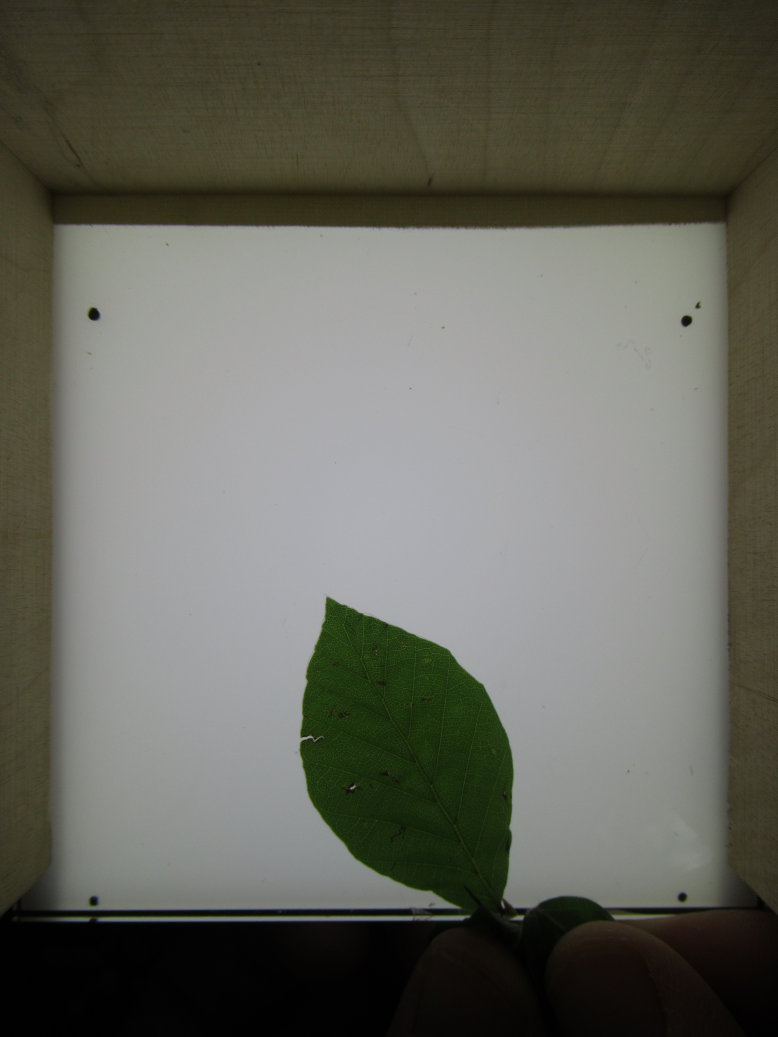
#> input picture images/IMG_0990.JPG, 3888 x 5184 px (shown at 1/5 size); its folder holds only this picture in this run
$ jupyter execute leaf_segmentation_app.ipynb
#> lines starting #> are read from the running program, lines starting #| are printed output that depends on the picture; after the words box and inside, x2 and y2 are one past the last pixel; in counts of white or black regions, pixels touching at a corner belong together
# leaf_segmentation_app

The goal of this app is to approximate the damaged area of a leaf.

**Input**:
- images

**Output**:
- leaf area (cm)
- damaged area (cm)
- percentage of damaged area (%)

### Data collection:
Images of the leafs are always taken:
- on a white sheet (easy segmentation)
- always from the same distance (consistent conversion from pixel to cm)
- different light conditions (could skew the image processing)

### Image processing:
- identify black points
- cut the image according to the points
- segment the leaf
- compute the leaf area in pixels
- process the image to clearly identify the damaged regions of the leaf
- compute the amount of pixels for the damaged area
- convert the areas to cm, according to the argument "conversion_rate"
- compute percentage damaged area -> if the leaf has a smaller area, this can still be used for estimating the loss in health of the leaf.

### Resources
- [contours with OpenCV](https://docs.opencv.org/4.x/d3/d05/tutorial_py_table_of_contents_contours.html)

### 1. Setup
- import patcher (for generating .py)
- import libraries
- import images
- plot sample image

[cell 1]
# Import libraries

import matplotlib.pyplot as plt
import cv2
import os
import numpy as np

[cell 2]
# Import images

wd = os.getcwd()

# Gets the file names in the image folder
def get_image_files(folder_path, valid_extensions=("jpg", "jpeg", "png")):
    return [os.path.join(folder_path, file) for file in os.listdir(folder_path) if file.lower().endswith(valid_extensions)]

# Set folder name
folder_path = "images"

# Read image file names and import images
image_files = get_image_files(folder_path)
images = [cv2.imread(image_path) for image_path in image_files]
#> images = 1 item

[cell 3]
# Plot a sample image

sample_index = 0
sample_image = images[sample_index]
#> sample_image is the input picture: shape (5184, 3888, 3); mean B, G, R 92.1, 101.6, 101.1

# Convert the sample image from BGR to RGB format
sample_image_rgb = cv2.cvtColor(sample_image, cv2.COLOR_BGR2RGB)

# Plot the sample image
plt.figure(figsize=(8, 8))
plt.imshow(sample_image_rgb)
plt.axis('off')
plt.show()

### 2. Convert to gray according to threshold
- set threshold
- convert to gray
- apply threshold (used later for identifying contours)
- plot sample image

[cell 4]
# Set threshold

gray_threshold = 70 # todo: set parameter in streamlit

[cell 5]
# Convert image to gray

gray_img = cv2.cvtColor(sample_image, cv2.COLOR_BGR2GRAY)
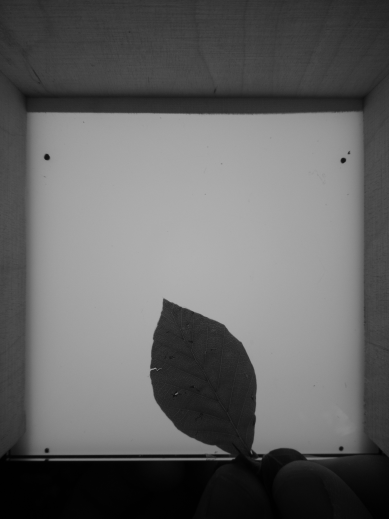
#> gray_img: shape (5184, 3888) (shown at 1/10 size); min 0, max 198, mean 100.4

[cell 6]
# |export

# Apply threshold
_, thresholded_img = cv2.threshold(gray_img, gray_threshold, 255, cv2.THRESH_BINARY_INV)
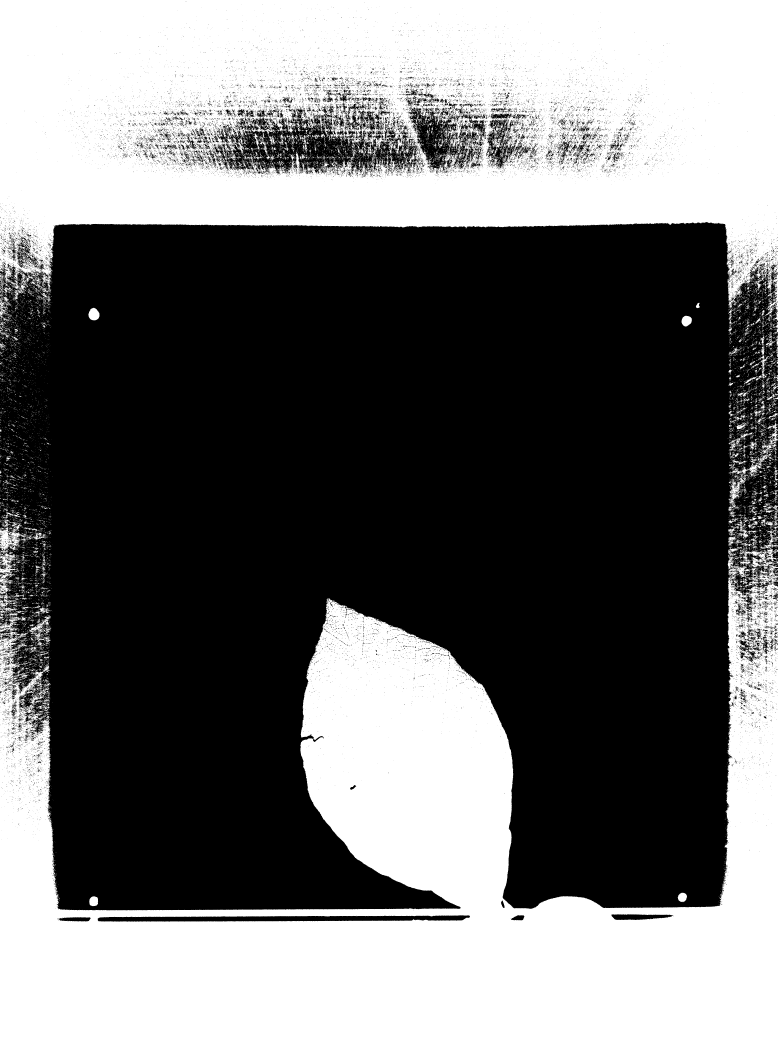
#> thresholded_img: shape (5184, 3888) (shown at 1/5 size); 42.6% white; 16126 white regions (14954 under 20 px), largest, box (x1, y1, x2, y2) and area: (0, 2733, 3888, 5184) 4277906, (0, 0, 3888, 1577) 4099265, (0, 2635, 102, 2769) 7293

[cell 7]
# Plot sample thresholded image

plt.figure(figsize=(8, 8))
plt.imshow(thresholded_img, cmap='gray')
plt.axis('off')
plt.show()

### 3. Identify contours
- compute contours (according to previously set threshold)

[cell 8]
# Find contours on thresholded images

all_contours = []
contour_images = []

for image in images:
    # Convert image to gray
    gray_img = cv2.cvtColor(image, cv2.COLOR_BGR2GRAY)

    # Apply threshold
    _, thresholded_img = cv2.threshold(gray_img, gray_threshold, 255, cv2.THRESH_BINARY_INV)

    # Find contours on thresholded image
    contours, _ = cv2.findContours(thresholded_img, cv2.RETR_EXTERNAL, cv2.CHAIN_APPROX_SIMPLE)

    # Add the contours to the list
    all_contours.append(contours)
#> this loop made 1 pass
#> after the loop, all_contours = 1 item

# Check the number of contours found for each image
for i, contours in enumerate(all_contours):
    print(f"Image {i}: {len(contours)} contours")

### 4. Draw contours on images
- Set min and max area threshold for the points.
- Filter the contours list according to the min/max thresholds.
- Plot a sample image to take a closer look.

[cell 9]
# |export

# Define minimum and maximum area thresholds

min_area = 1000
max_area = 3000

[cell 10]
# |export

filtered_contour_images = []

for img, contours in zip(images, all_contours):
    # Filter the contours according to the min/max thresholds
    filtered_contours = [cnt for cnt in contours if min_area <= cv2.contourArea(cnt) <= max_area]

    # Draw the rectangular contours on the original image
    filtered_contour_image = img.copy()
    cv2.drawContours(filtered_contour_image, filtered_contours, -1, (0, 255, 0), 2)

    # Convert the filtered contour image to RGB format for displaying using matplotlib
    filtered_contour_image_rgb = cv2.cvtColor(filtered_contour_image, cv2.COLOR_BGR2RGB)

    # Append the filtered contour image to the list
    filtered_contour_images.append(filtered_contour_image_rgb)
#> after the loop, filtered_contour_images = 1 item

[cell 11]
# |export

# Display a sample filtered contoured image

sample_index = 0
sample_filtered_contoured_image = filtered_contour_images[sample_index]

plt.figure(figsize=(10, 10))
plt.imshow(sample_filtered_contoured_image)
plt.axis('off')
plt.show()

[cell 12]
# |export

# todo: select only four of the contours! Use the expected length of the bounding box as parameter.
# todo: question, do the pixels change when the image size is different? A different cropping of the image would then not influence the leaf area.

# Get the bounding box of the contours
def get_final_bounding_box(filtered_contours):
    x_coords = []
    y_coords = []

    for cnt in filtered_contours:
        x, y, _, _ = cv2.boundingRect(cnt)
        x_coords.append(x)
        y_coords.append(y)

    x_min, x_max = min(x_coords), max(x_coords)
    y_min, y_max = min(y_coords), max(y_coords)

    return x_min, y_min, x_max, y_max

# Function to crop the image according to the bounding box
def crop_image(image, bbox):
    x_min, y_min, x_max, y_max = bbox
    return image[y_min:y_max, x_min:x_max]

# Get the bounding box of the filtered contours
bbox = get_final_bounding_box(filtered_contours)
#> the loop in get_final_bounding_box, `for cnt in filtered_contours:` made 11 passes
#> (x, y) on passes 1 to 8: (445, 4482), (3389, 4464), (148, 3433), (145, 3080), (0, 2964), (3682, 2604), (3809, 2111), (3790, 1729)
#> after the loop in get_final_bounding_box, `for cnt in filtered_contours:`: x_coords = [445, 3389, 148, 145, 0, 3682, 3809, 3790, 3407, 442, 0]; y_coords = [4482, 4464, 3433, 3080, 2964, 2604, 2111, 1729, 1579, 1539, 1483]
#> in get_final_bounding_box, `x_min, x_max = min(x_coords), max(x_coords)`: x_min = 0; x_max = 3809
#> in get_final_bounding_box, `y_min, y_max = min(y_coords), max(y_coords)`: y_min = 1483; y_max = 4482
#> bbox = (0, 1483, 3809, 4482)

# Crop the image according to the bounding box
cropped_image = crop_image(sample_image, bbox)
#> in crop_image, `x_min, y_min, x_max, y_max = bbox`: x_min = 0; y_min = 1483; x_max = 3809; y_max = 4482
#> in crop_image, `return image[y_min:y_max, x_min:x_max]`:
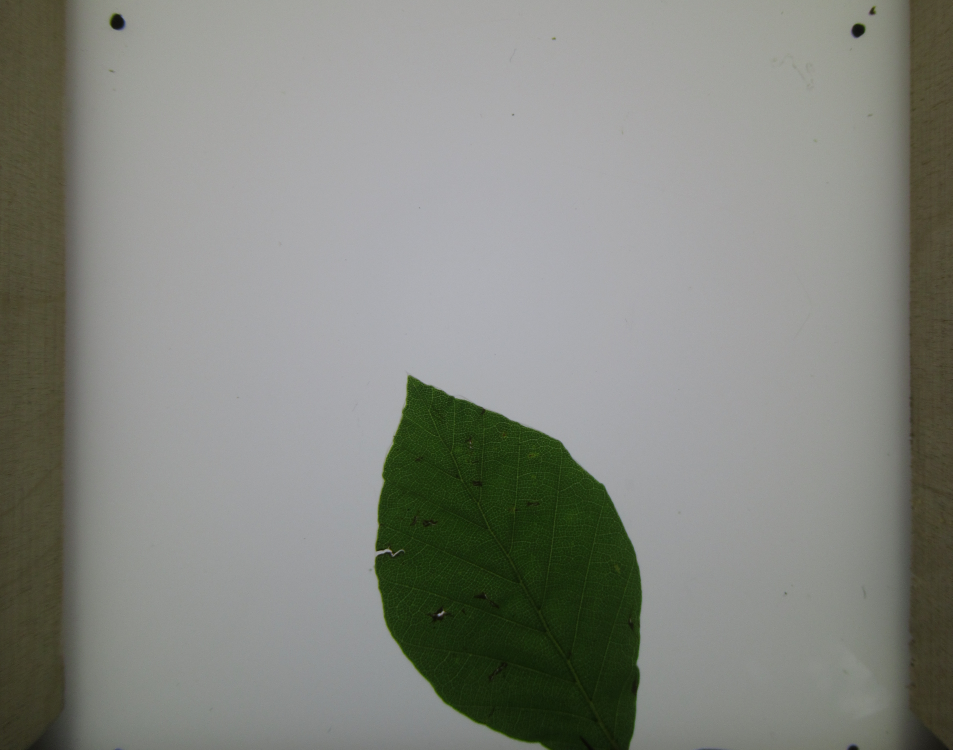
#> returned value: shape (2999, 3809, 3) (shown at 1/4 size); mean of channels 0, 1, 2 127.4, 134.3, 131.9; drawn as B, G, R

# Display the cropped image
plt.figure(figsize=(8, 8))
plt.imshow(cv2.cvtColor(cropped_image, cv2.COLOR_BGR2RGB))
plt.axis('off')
plt.show()

[cell 13]
# |export

from nbdev.export import nb_export

nb_export("leaf_segmentation_app.ipynb", lib_path="./", name="leaf_segmentation_app")
#> (this line was passed over: nbdev is not available in this run)

$ run again, on images/IMG_1437.JPG
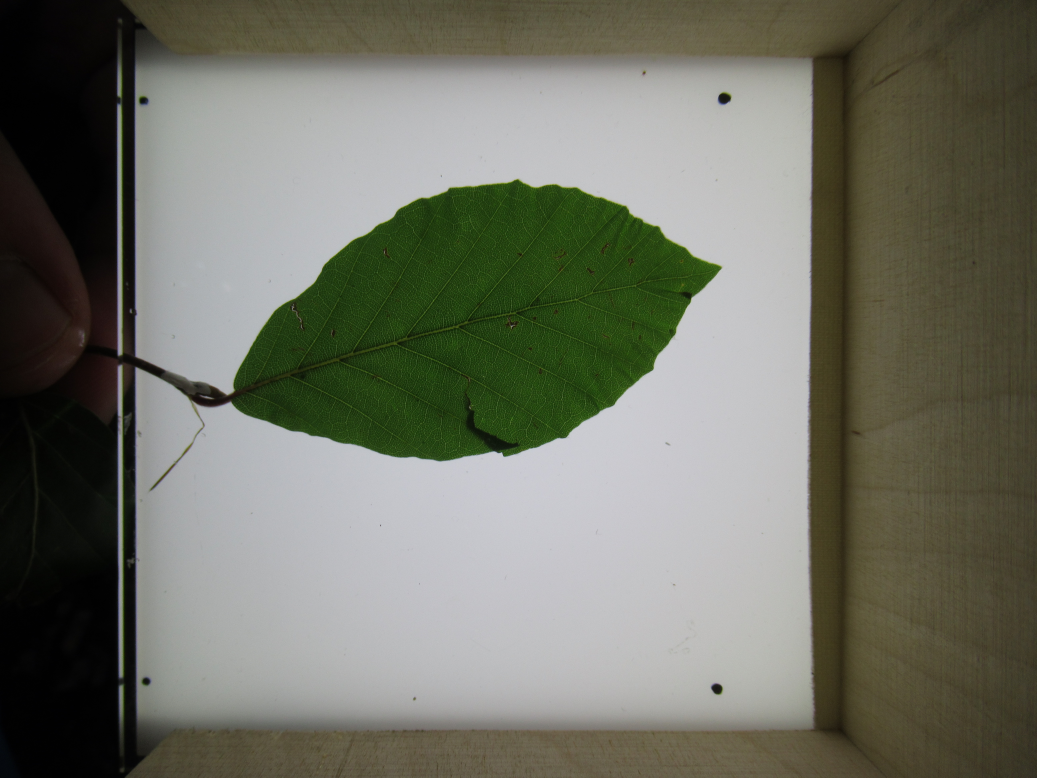
#> input picture images/IMG_1437.JPG, 5184 x 3888 px (shown at 1/5 size)
#> images = 1 item
#> sample_image is the input picture: shape (3888, 5184, 3); mean B, G, R 101, 113.4, 111.5
#> `_, thresholded_img = cv2.threshold(gray_img, gray_threshold, 255, cv2...`:
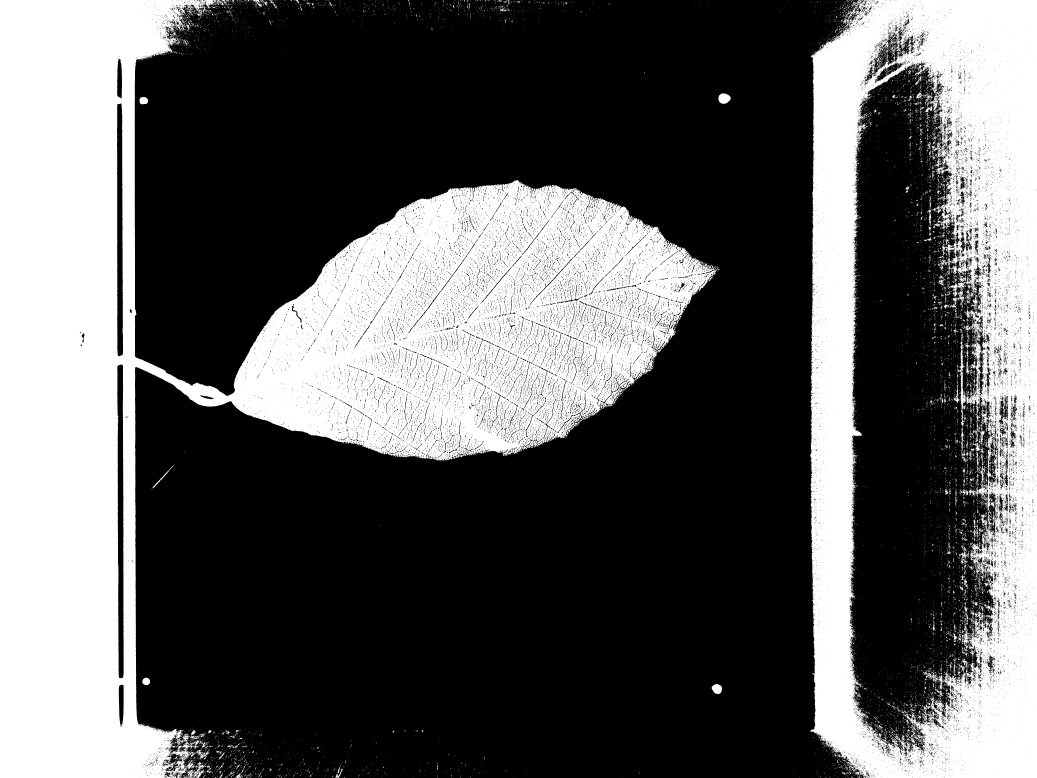
#> thresholded_img: shape (3888, 5184) (shown at 1/5 size); 35.9% white; 15488 white regions (14440 under 20 px), largest, box (x1, y1, x2, y2) and area: (0, 0, 3589, 3888) 4788517, (4051, 0, 5184, 3888) 2309207, (4786, 1724, 4829, 2099) 4035
#> the loop `for image in images:` made 1 pass
#> the loop `for i, contours in enumerate(all_contours):` made 1 pass
#| Image 0: 4074 contours
#> the loop `for img, contours in zip(images, all_contours):` made 1 pass
#> the loop in get_final_bounding_box, `for cnt in filtered_contours:` made 5 passes
#> (x, y) on passes 1 to 5: (931, 3809), (3558, 3420), (711, 3388), (697, 484), (3592, 466)
#> after the loop in get_final_bounding_box, `for cnt in filtered_contours:`: x_coords = [931, 3558, 711, 697, 3592]; y_coords = [3809, 3420, 3388, 484, 466]
#> in get_final_bounding_box, `x_min, x_max = min(x_coords), max(x_coords)`: x_min = 697; x_max = 3592
#> in get_final_bounding_box, `y_min, y_max = min(y_coords), max(y_coords)`: y_min = 466; y_max = 3809
#> bbox = (697, 466, 3592, 3809)
#> in crop_image, `x_min, y_min, x_max, y_max = bbox`: x_min = 697; y_min = 466; x_max = 3592; y_max = 3809
#> in crop_image, `return image[y_min:y_max, x_min:x_max]`:
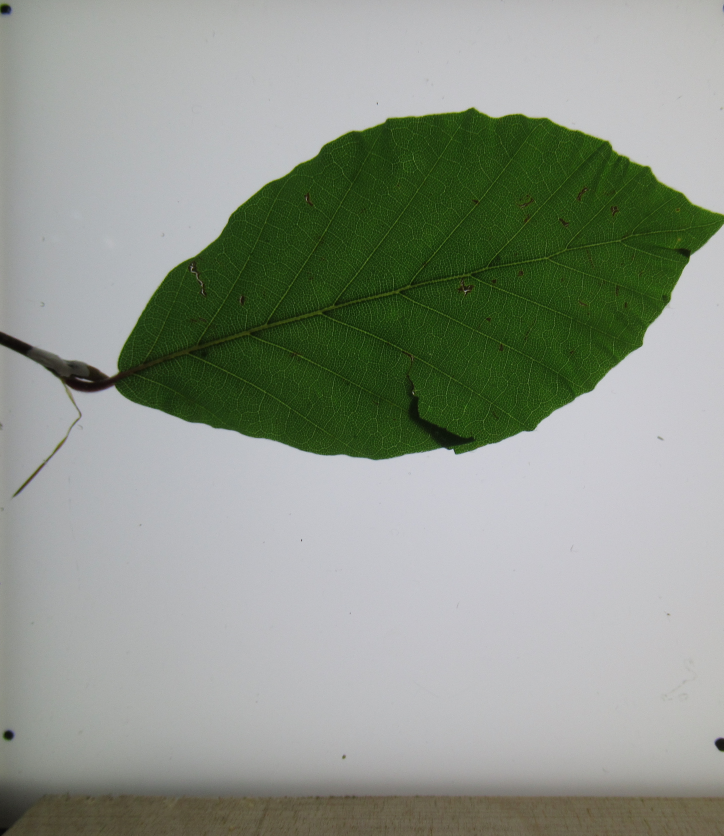
#> returned value: shape (3343, 2895, 3) (shown at 1/4 size); mean of channels 0, 1, 2 138.4, 150, 142.7; drawn as B, G, R
